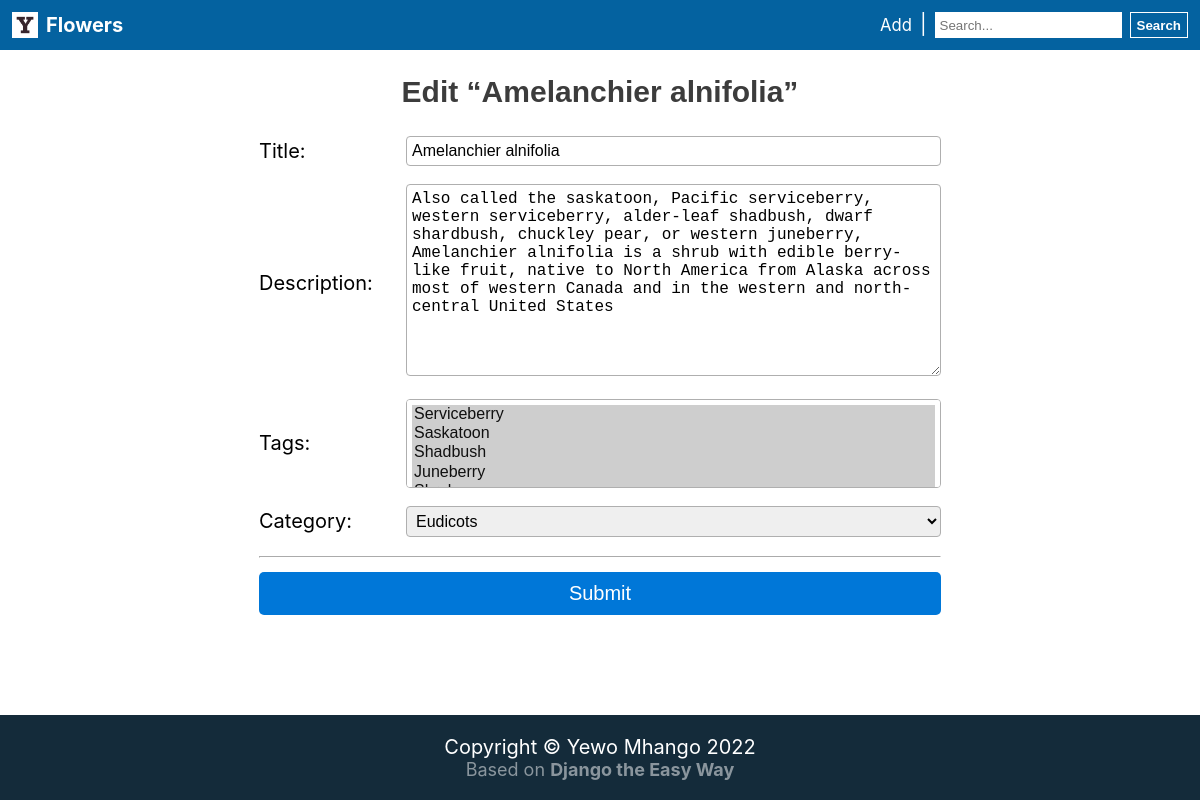
The page /flower/edit/1/ on the database its author committed.
### myapp/models.py (models this page shows, shortened)
class Flower(models.Model):
    title = models.CharField(max_length=255, default='')
    description = models.TextField(default='')
    slug = models.SlugField(blank=True, default='')
    category = models.ForeignKey(Category, null=True, on_delete=models.PROTECT)
    tags = models.ManyToManyField(Tag)

### myapp/views.py (the view)
# urls.py: path('flower/edit/<int:pk>/', myapp_views.edit, name='edit'),
def edit(request: HttpRequest, pk: int = None):
    flower = get_object_or_404(Flower, pk=pk)
    if request.method == "POST":
        form = FlowerEditForm(request.POST, instance=flower)
        if form.is_valid():
            form.save()
            return HttpResponseRedirect("/")
    else:
        form = FlowerEditForm(instance=flower)
    return render(request, 'myapp/edit.html', {'form': form, 'page_title': 'Edit “' + flower.title + '”'})

### myapp/forms.py
class FlowerEditForm(ModelForm):
    title = forms.CharField(label='Title', widget=forms.TextInput(
        attrs={'class': 'form-control'}))
    description = forms.CharField(label='Description', widget=forms.Textarea(
        attrs={'class': 'form-control'}))
    tags = forms.ModelMultipleChoiceField(
        Tag.objects.all(), label="Tags", widget=forms.SelectMultiple(attrs={'class': 'form-control'}), required=False)
    category = forms.ModelChoiceField(Category.objects.all(
    ), label="Category", widget=forms.Select(attrs={'class': 'form-control'}))
    class Meta:
        model = Flower
        fields = ["title", "description", "tags", "category"]

### myapp/models.py (called while the page is built)
    def __str__(self) -> str:
        return self.title

    def __str__(self) -> str:
        return self.title

### myapp/templates/myapp/edit.html (shortened to what this page needs)
{% extends 'base/base.html' %} {% block content %}
<form class="edit-flower-form" action="" method="post">
  <h2>{{ page_title }}</h2>
  <div>
    <table>
      <tr>
        <td></td>
        <td>{{ form.title.errors }}</td>
      </tr>
      <tr>
        <td>{{ form.title.label_tag }}</td>
        <td>{{ form.title }}</td>
      </tr>
      <tr>
        <td></td>
        <td>{{ form.description.errors }}</td>
      </tr>
      <tr>
        <td>{{ form.description.label_tag }}</td>
        <td>{{ form.description }}</td>
      </tr>
      <tr>
        <td></td>
        <td>{{ form.tags.errors }}</td>
      </tr>
      <tr>
        <td>{{ form.tags.label_tag }}</td>
        <td>{{ form.tags }}</td>
      </tr>
      <tr>
        <td></td>
        <td>{{ form.category.errors }}</td>
      </tr>
      <tr>
        <td>{{ form.category.label_tag }}</td>
        <td>{{ form.category }}</td>
      </tr>
      <tr>
        <td colspan="2">
          <hr />
        </td>
      </tr>
      <tr>
        <td colspan="2">
          <button type="submit">Submit</button>
        </td>
      </tr>
    </table>
  </div>
</form>
{% endblock %}

### base/static/base/css/site.css (style rules this page uses)
* { box-sizing: border-box; transition: all 0.25s ease; }
h1, h2, h3, h4, h5, h6 { color: rgb(60, 60, 60); margin-bottom: 5px; font-family: Montserrat, sans-serif; }
button { cursor: pointer; }
body { font-family: -apple-system, BlinkMacSystemFont, "Segoe UI", Roboto, Oxygen, Cantarell, "Open Sans", "Helvetica Neue", Tahoma, Geneva, Verdana, sans-serif; font-size: 20px; min-height: 100vh; display: flex; flex-direction: column; justify-content: space-between; margin: 0; }
hr { border-color: white; }
.edit-flower-form { margin: auto; width: fit-content; min-width: 80%; }
.edit-flower-form h2 { text-align: center; margin: 5px 0 15px 0; }
.edit-flower-form table { width: 100%; }
.edit-flower-form td > * { width: 100%; }
.edit-flower-form td .form-control { padding: 5px; font-size: 1rem; border-radius: 4px; border: 1px rgb(175, 175, 175) solid; margin: 5px 0; }
.edit-flower-form button[type="submit"] { padding: 10px 150px; font-size: 1em; background-color: rgb(0, 119, 216); color: white; border: none; border-radius: 5px; }

### rows shown on the page
Flower: title "Amelanchier alnifolia", description "Also called the saskatoon, Pacific serviceberry, western serviceberry, alder-leaf shadbush, dwarf shardbush, chuckley pear, or western juneberry, Amelanchier alnifolia is a shrub with edible berry-like fruit, native to North America from Alaska across most of western Canada and in the western and north-central United States", category "Eudicots"

### other values the page prints
{{ page_title }} "Edit “Amelanchier alnifolia”"
